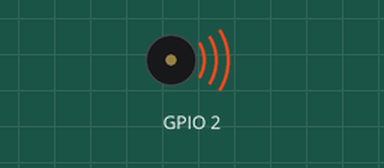
This sketch was run on a simulated ESP32. Parts: buzzer (waves = sounding).

Above: at 0.5 s.
Timing chart, 0 to 4.6 s (numbered marks = the images above):
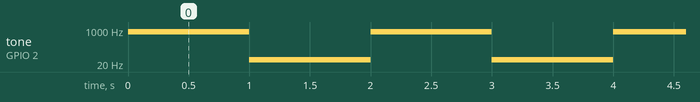

The sketch:

C_DIGO_BUZZERACTIVO.ino
```cpp
void setup() {
  ledcSetup(0,15,12);
  ledcAttachPin(2,0);
}

void loop() {
  ledcWriteTone(0,800);
  delay(1000);
  uint8_t octave = 1;
  ledcWriteNote(0,NOTE_C,octave);
  delay(1000);
}
```

Measured:
- by itself, tone on GPIO 2: alternates 800 Hz for 1.0 s and 32 Hz for 1.0 s
